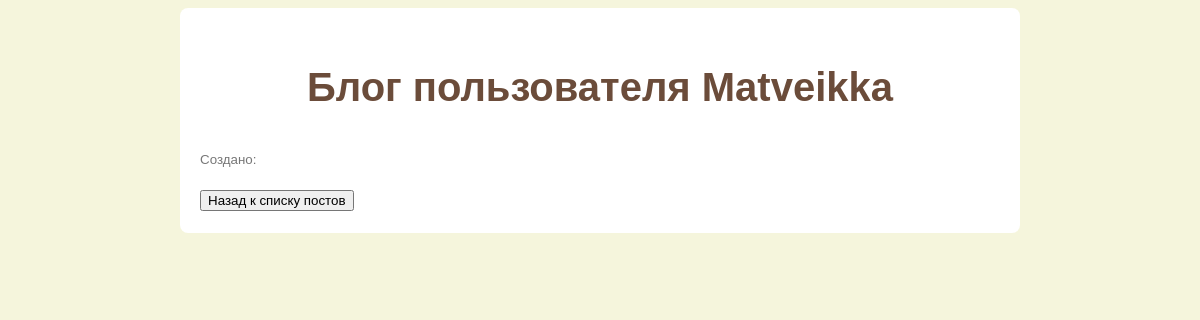
Before: /posts/тибетский-мастиф-история-породы-1 with the older database file.
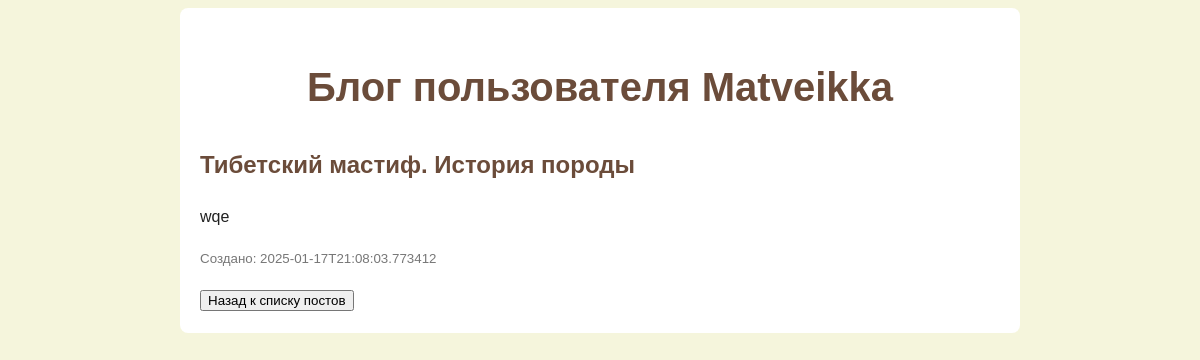
After: the same page with the newer database file.
### tables this page shows
CREATE TABLE posts (id INTEGER PRIMARY KEY AUTOINCREMENT, title TEXT NOT NULL, rezume TEXT NOT NULL, info TEXT NOT NULL, created_at DATETIME DEFAULT CURRENT_TIMESTAMP, slug TEXT UNIQUE NOT NULL);

### Diplom_Flask/app.py (the view)
@app.route('/posts/<slug>', strict_slashes=False)
def get_post(slug):
    conn = get_db_connection()
    post = conn.execute('SELECT * FROM posts WHERE slug = ?', (slug,)).fetchone()
    conn.close()
    is_superuser = current_user.is_superuser if current_user.is_authenticated else False
    return render_template('details.html', post=post, is_superuser=is_superuser)

### Diplom_Flask/app.py (called while the page is built)
@app.before_request
def before_first_request():
    global first_request
    if first_request:
        init_db()
        init_superuser()
        first_request = False

def get_db_connection():
    conn = sqlite3.connect('database.db')
    conn.row_factory = sqlite3.Row
    return conn

### Diplom_Flask/templates/details.html (shortened to what this page needs)
{% extends "base.html" %}
{% set show_header = True %}
{% block content %}
    <h2>{{ post['title'] }}</h2>
    <p>{{ post['info'] }}</p>
    <p><small>Создано: {{ post['created_at'] }}</small></p>
    <a href="{{ url_for('all_posts') }}"><button>Назад к списку постов</button></a><br>
{% endblock %}

Changed rows visible on the page:
added posts: title "Тибетский мастиф. История породы", info "wqe", created_at "2025-01-17T21:08:03.773412"
